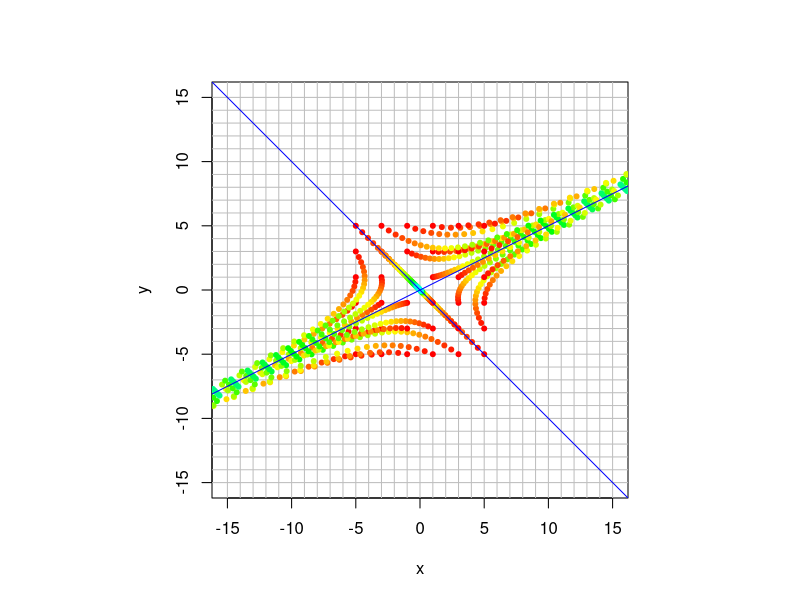
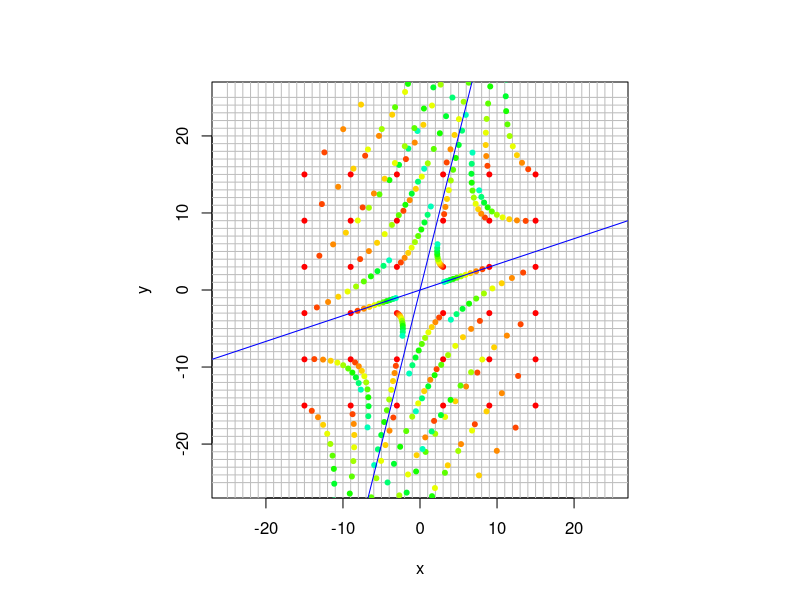
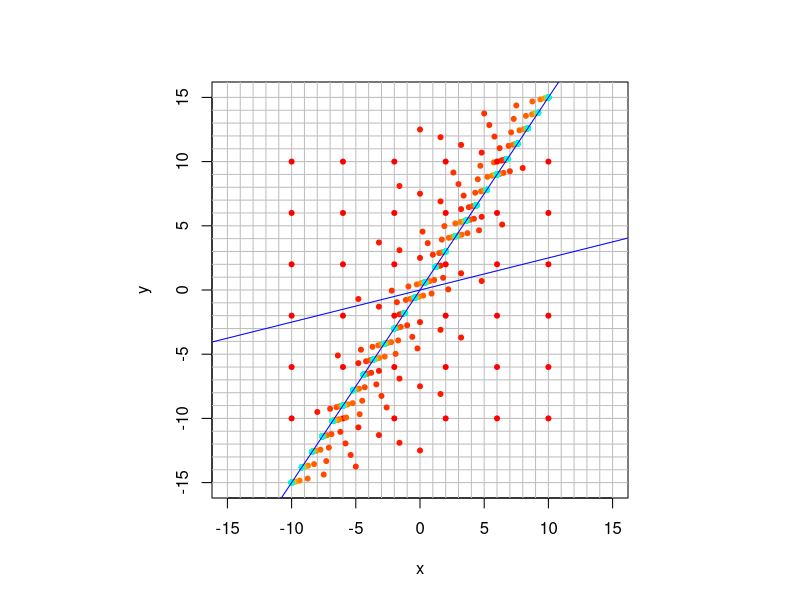
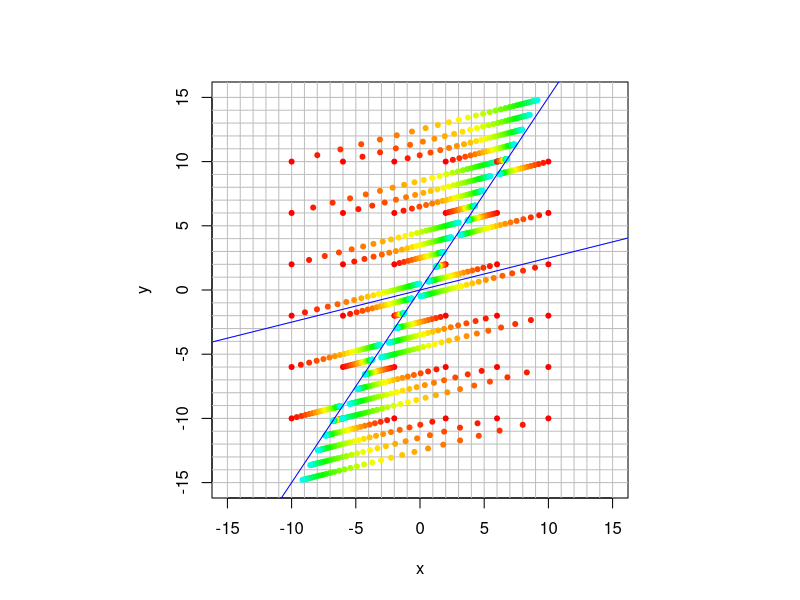
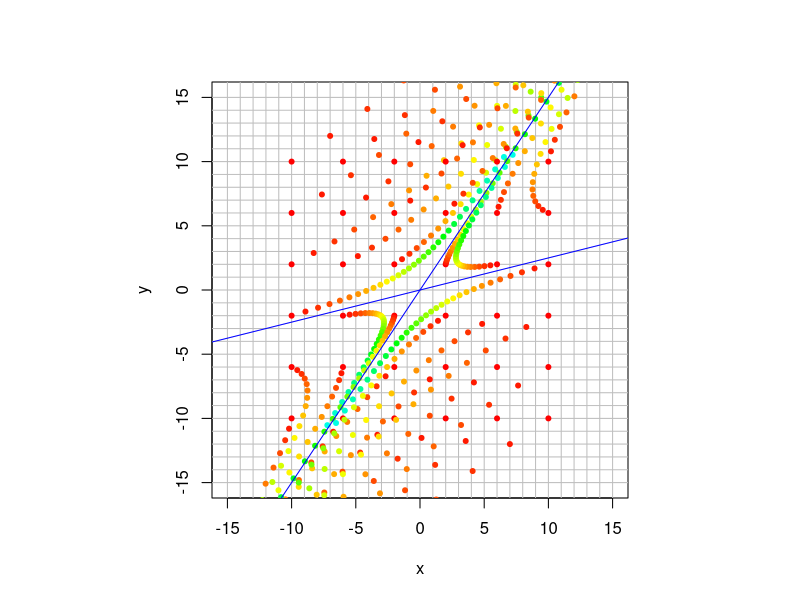
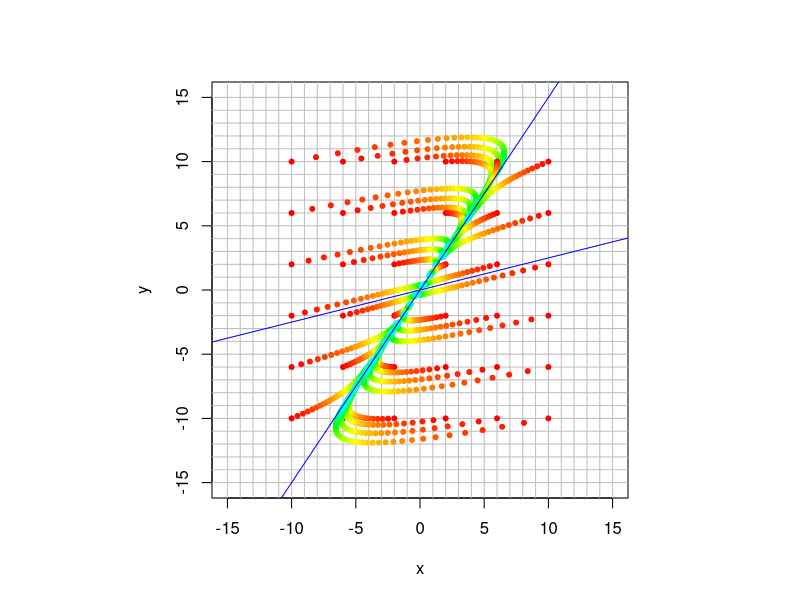
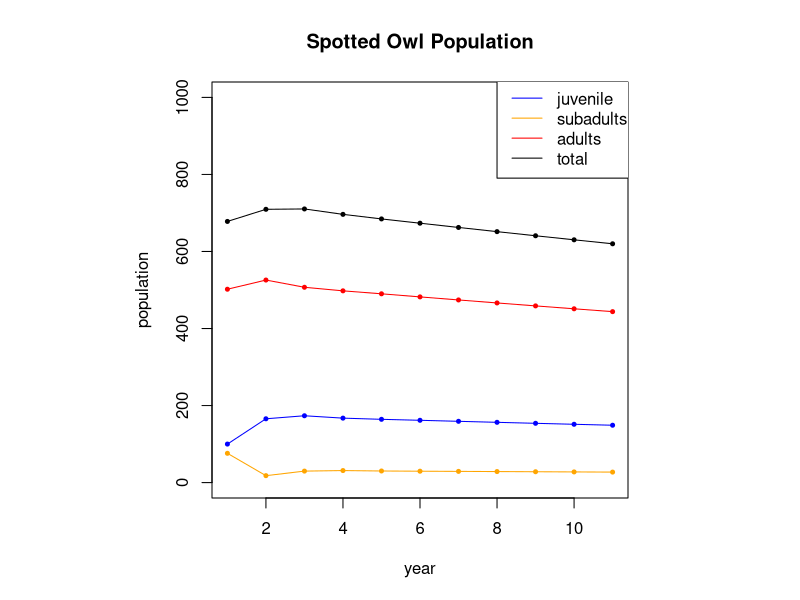
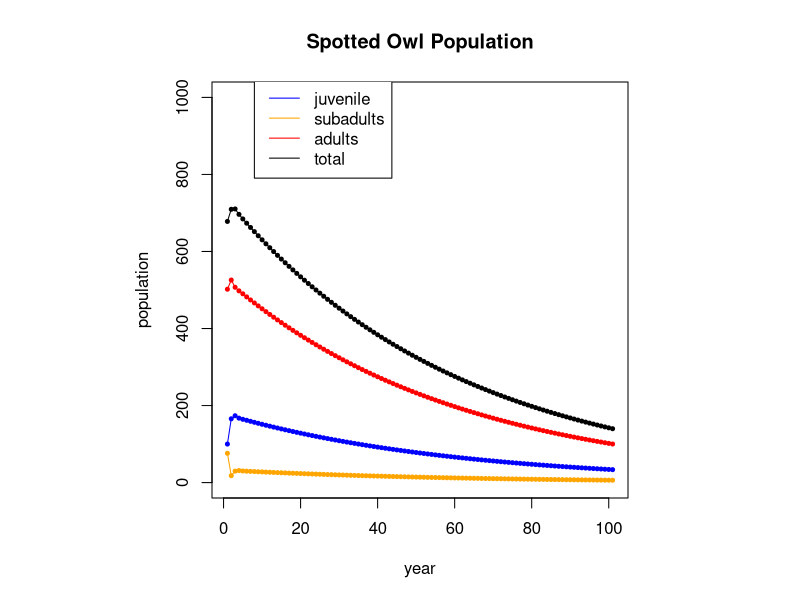

The R script that drew these images, in order:
## ---- chunk 1
(A =  cbind(c(-14,-20,-23),c(13,19,19),c(-2,-2,1)))
## ---- chunk 2
eigen(A)
## ---- chunk 3
vals = eigen(A)$values
vecs = eigen(A)$vectors
## ---- chunk 4
lambda1 = vals[1]
v1 = vecs[,1]
A %*% v1
lambda1 * v1
## ---- chunk 5
v1 = v1/sum(v1)
v1
## ---- chunk 6
(A = cbind(c(-5,-6,-7),c(6,7,8),c(-2,-2,-2)))
vals = eigen(A)$values
vals
vecs = eigen(A)$vectors
vecs
solve(vecs) %*% A %*% vecs
## ---- chunk 7
zapsmall(solve(vecs) %*% A %*% vecs)
## ---- chunk 8
B = cbind(c(3,-1,2),c(-1,3,2),c(2,2,0))
eigen(B)
vals = eigen(B)$values
vecs = eigen(B)$vectors
zapsmall(solve(vecs) %*% B %*% vecs)
## ---- chunk 9
C = cbind(c(3,-1,1),c(2,2,1),c(1,1,2))
eigen(C)
## ---- chunk 10
get_traj <- function(mat, x0, num) {
  traj = cbind(x0) 
  num
  for (i in 1:num) {
    traj = cbind(traj, mat %*% traj[,dim(traj)[2]])
    traj
  }
  return(traj)
}

plot_traj <- function(mat, x0, num) {
  traj = get_traj(mat,x0,num)
  points(traj[1,],traj[2,], pch=20, col=rainbow(length(traj)))
}

trajectory_plot <- function(mat, t=20, datamax=5, plotmax=10, numpoints=10, showEigenspaces=TRUE) {
  # initialize plot
  par(pty = "s")
  plot(c(0),c(0),type="n",
       xlim=c(-plotmax,plotmax),ylim=c(-plotmax,plotmax),
       xlab='x', ylab='y')
  abline(h=-plotmax:plotmax, v=-plotmax:plotmax, col="gray")
  mygrid <- expand.grid(x=seq(from = -datamax, by = 2*datamax/numpoints, l = numpoints+1),
                      y=seq(from =  -datamax, by = 2*datamax/numpoints, l = numpoints+1))
  for (i in 1:dim(mygrid)[1]) {
    plot_traj(mat,c(mygrid[i,1],mygrid[i,2]),t)
  }
  if (showEigenspaces) {
    eigen = eigen(mat)
    v1 = zapsmall(eigen$vectors[,1])
    v2 = zapsmall(eigen$vectors[,2])
    if (! class(v1[1]) == "complex") {
      if (v1[1] == 0) {abline(v=0)} else {
        abline(a=0,b=v1[2]/v1[1], col="blue")} 
      if (v2[1] == 0) {abline(v=0)} 
      else {abline(a=0,b=v2[2]/v2[1], col="blue")
      }   
    }
  }
}
## ---- chunk 11
A = 1/30 * cbind(c(31,2),c(4,29)) # the population dynamics matrix
x0 = c(5,-2) # the inital value
N = 8  # iterate N=10 times
X = matrix(0,nrow=nrow(A),ncol=N+1) # initialize an all 0 matrix to store values in
X[,1] = x0 # the first column is the initial population
for (i in 2:(N+1)) {  # loopn from 2 to N+1
  X[,i] = A %*% X[,i-1] # Apply A to column i-1 and put the value in column i
}
X # display the table
## ---- chunk 12
A = 1/30 * cbind(c(31,2),c(4,29))
trajectory_plot(A, t=30, datamax=5, plotmax=15, numpoints=5)
## ---- chunk 13
eigen(A)
## ---- chunk 14
A = 1/110 * cbind(c(97,-8),c(6,123)) # the population dynamics matrix
x0 = c(1,15) # the inital value
N = 8  # iterate N=10 times
X = matrix(0,nrow=nrow(A),ncol=N+1) # initialize an all 0 matrix to store values in
X[,1] = x0 # the first column is the initial population
for (i in 2:(N+1)) {  # loop from 2 to N+1
  X[,i] = A %*% X[,i-1] # Apply A to column i-1 and put the value in column i
}
X # display the table
## ---- chunk 15
eigen(A)
## ---- chunk 16
A = 1/110 * cbind(c(97,-8),c(6,123))
trajectory_plot(A, t=10, datamax=15, plotmax=25, numpoints=5)
## ---- chunk 17
A = rbind(c(0.4, 0.4), c(-0.15, 1.1))
eigen(A)
## ---- chunk 18
trajectory_plot(A, t=30, datamax=10, plotmax=15, numpoints=5)
## ---- chunk 19
A = rbind(c(0.88, 0.08), c(-0.03, 1.02))
eigen(A)
trajectory_plot(A, t=30, datamax=10, plotmax=15, numpoints=5)
## ---- chunk 20
A = rbind(c(0.86, 0.16), c(-0.06, 1.14))
eigen(A)
trajectory_plot(A, t=30, datamax=10, plotmax=15, numpoints=5)
## ---- chunk 21
A = rbind(c(0.882, 0.072), c(-0.027, 1.008))
eigen(A)
trajectory_plot(A, t=50, datamax=10, plotmax=15, numpoints=5)
## ---- chunk 22
A = cbind(c(0,0.18,0),c(0,0,.71),c(0.33,0,0.94)) # the population dynamics matrix
x0 = c(100,76,502) # the inital value
N = 10  # iterate N=10 times
X = matrix(0,nrow=nrow(A),ncol=N+1) # initialize an all 0 matrix to store values in
X[,1] = x0 # the first column is the initial population
for (i in 2:(N+1)) {  # loopn from 2 to N+1
  X[,i] = A %*% X[,i-1] # Apply A to column i-1 and put the value in column i
}
X # display the table
## ---- chunk 23
tot = X[1,] + X[2,] + X[3,]
t = seq(1,N+1)
plot(t,X[1,],type='l',col='blue',ylim=c(0,1000),ylab="population",xlab="year",main="Spotted Owl Population")
points(t,X[1,],col='blue',pch=20,cex=.8)
lines(t,X[2,],col='orange')
points(t,X[2,],col='orange',pch=20,cex=.8)
lines(t,X[3,],col='red')
points(t,X[3,],col='red',pch=20,cex=.8)
points(t,tot,col='black',pch=20,cex=.8)
lines(t,tot,col='black')
legend(8, 1050, legend=c("juvenile", "subadults", "adults","total"), col=c('blue','orange','red','black'), lty=1)
## ---- chunk 24
A = cbind(c(0,0.18,0),c(0,0,.71),c(0.33,0,0.94)) # the population dynamics matrix
x0 = c(100,76,502) # the inital value
N = 100  # iterate N times
X = matrix(0,nrow=nrow(A),ncol=N+1) # initialize an all 0 matrix to store values in
X[,1] = x0 # the first column is the initial population
for (i in 2:(N+1)) {  # loopn from 2 to N+1
  X[,i] = A %*% X[,i-1] # Apply A to column i-1 and put the value in column i
}
tot = X[1,] + X[2,] + X[3,]
t = seq(1,N+1)
plot(t,X[1,],type='l',col='blue',ylim=c(0,1000),ylab="population",xlab="year",main="Spotted Owl Population")
points(t,X[1,],col='blue',pch=20,cex=.8)
lines(t,X[2,],col='orange')
points(t,X[2,],col='orange',pch=20,cex=.8)
lines(t,X[3,],col='red')
points(t,X[3,],col='red',pch=20,cex=.8)
points(t,tot,col='black',pch=20,cex=.8)
lines(t,tot,col='black')
legend(8, 1050, legend=c("juvenile", "subadults", "adults","total"), col=c('blue','orange','red','black'), lty=1)
## ---- chunk 25
eigen(A)
## ---- chunk 26
v1 = eigen(A)$vectors[,1] # get the first eigenvector
v1 = Re(v1) # drop the imaginary part
v1/sum(v1)  # scale it to sum to 1
## ---- chunk 27
A = cbind(c(0,0.26,0),c(0,0,.71),c(0.33,0,0.94))
eigen(A)
## ---- chunk 28
A = cbind(c(0,0.26,0),c(0,0,.71),c(0.33,0,0.94)) # the population dynamics matrix
x0 = c(100,76,502) # the inital value
N = 100  # iterate N times
X = matrix(0,nrow=nrow(A),ncol=N+1) # initialize an all 0 matrix to store values in
X[,1] = x0 # the first column is the initial population
for (i in 2:(N+1)) {  # loopn from 2 to N+1
  X[,i] = A %*% X[,i-1] # Apply A to column i-1 and put the value in column i
}
tot = X[1,] + X[2,] + X[3,]
t = seq(1,N+1)
plot(t,X[1,],type='l',col='blue',ylim=c(0,1000),ylab="population",xlab="year",main="Spotted Owl Population")
points(t,X[1,],col='blue',pch=20,cex=.8)
lines(t,X[2,],col='orange')
points(t,X[2,],col='orange',pch=20,cex=.8)
lines(t,X[3,],col='red')
points(t,X[3,],col='red',pch=20,cex=.8)
points(t,tot,col='black',pch=20,cex=.8)
lines(t,tot,col='black')
legend(8, 1050, legend=c("juvenile", "subadults", "adults","total"), col=c('blue','orange','red','black'), lty=1)
## ---- chunk 29
A = cbind(c(0,0.18,0),c(0,0,.71),c(0.33,0,0.94)) # the population dynamics matrix
x0 = c(70,600,8) # the inital value
N = 20  # iterate N times
X = matrix(0,nrow=nrow(A),ncol=N+1) # initialize an all 0 matrix to store values in
X[,1] = x0 # the first column is the initial population
for (i in 2:(N+1)) {  # loopn from 2 to N+1
  X[,i] = A %*% X[,i-1] # Apply A to column i-1 and put the value in column i
}
tot = X[1,] + X[2,] + X[3,]
## ---- chunk 30
t = seq(1,N+1)
plot(t,X[1,],type='l',col='blue',ylim=c(0,1000),ylab="population",xlab="year",main="Spotted Owl Population")
points(t,X[1,],col='blue',pch=20,cex=.8)
lines(t,X[2,],col='orange')
points(t,X[2,],col='orange',pch=20,cex=.8)
lines(t,X[3,],col='red')
points(t,X[3,],col='red',pch=20,cex=.8)
points(t,tot,col='black',pch=20,cex=.8)
lines(t,tot,col='black')
legend(8, 1050, legend=c("juvenile", "subadults", "adults","total"), col=c('blue','orange','red','black'), lty=1)
